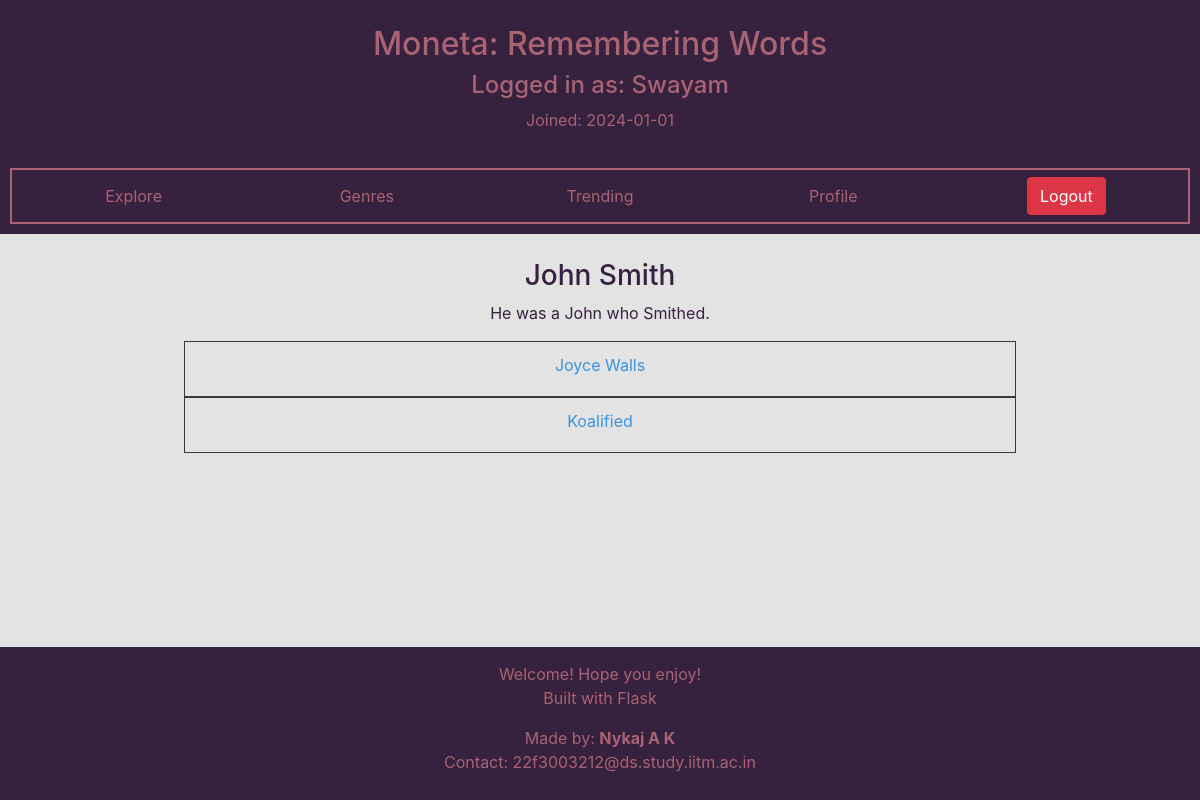
Screenshot of /author/1 (signed in) with the database file from the repository.
### moneta/models.py (models this page shows, shortened)
class User(db.Model,UserMixin):
    __tablename__ = "user"
    id = db.Column(db.Integer,primary_key = True)
    username = db.Column(db.String(20),nullable=False,unique=True)
    password = db.Column(db.String(60),nullable=True)
    email = db.Column(db.String(60),nullable=False,unique=True)
    doj = db.Column(db.DateTime, nullable=False, default = date.today())
    is_librarian = db.Column(db.Integer,nullable = False, default = 0)
    borrowed = db.relationship('Borrow',backref='user',lazy=True)
    returned = db.relationship('Return',backref='user',lazy=True)
    comments = db.relationship('Comment',backref = 'user', lazy=True)
    requested = db.relationship('Requested',backref = 'user', lazy=True)

class Author(db.Model):
    __tablename__ = 'author'
    id = db.Column(db.Integer,primary_key = True)
    name = db.Column(db.String(80), unique = True, nullable = False)
    bio = db.Column(db.Text)
    books = db.relationship('Book',secondary=written,backref = db.backref('authors',lazy='dynamic') )

class Book(db.Model):
    __tablename__ = "book"
    id = db.Column(db.Integer,primary_key = True)
    name = db.Column(db.String(80), unique = True, nullable = False)
    description = db.Column(db.Text)
    ratings = db.relationship('Rating',backref='book',lazy=True)
    comments = db.relationship('Comment',backref = 'book', lazy=True)
    borrowed = db.relationship('Borrow',backref = 'book',lazy=True)
    requested = db.relationship('Requested',backref = 'book',lazy=True)

### moneta/routes.py (the view)
@app.route("/author/<id>")
@normal_user_required
def selected_author(id):
    author = Author.query.filter(id == Author.id).scalar()
    if not author:
        return render_template('user_specific/non_existant.html')
    return render_template('user_specific/author.html',author=author)

### moneta/routes.py (called while the page is built, shortened)
@login_manager.user_loader
def load_user(user_id):
    user = User.query.filter_by(id=user_id).first()
    app.logger.info(f"User {user.username} was loaded!")
    return user

def normal_user_required(fun):
    @wraps(fun)
    def inner(*args,**kwargs):
        if not current_user.is_anonymous and not current_user.is_librarian:
            return fun(*args,**kwargs)
    return inner

### moneta/templates/user_specific/author.html
{% extends "user_specific/dashboard.html" %}
{% block main_body %}
    <div class="container">
        <div class="row">
            <div class="col text-center">
                <h3 class="help-text">{{ author.name }}</h3>
                {% if author.bio %}
                    <p class="help-text">{{ author.bio }}</p>
                {% else %}
                    <p class="help-text">No description yet!</p>
                {% endif %}
            </div>
        </div>
        <div class="row">
            <div class="col text-center">
                {% for book in author.books %}
                        <div class="mx-auto text-center border border-dark p-1" style="width:75%">
                            <h5><a href="{{ url_for('selected_book',id = book.id) }}" class="btn link-text">{{ book.name }}</a></h5>
                        </div>
                {% endfor %}
            </div>
        </div>
    </div>
{% endblock %}

### moneta/templates/user_specific/dashboard.html
{% extends "base_templates/base.html" %}
{% block header_element %}
    <div class="container-flexible" id="header-container">
        <div class="row text-center header-container-element" id="header-container-info">
            <div class="col" id="header-container-info-content">
                <h2 class="header-info-content-text">Moneta: Remembering Words</h2>
                <h4 class="header-info-content-text">Logged in as: {{ current_user.username }} </h4>
                <p class="header-info-content-text">Joined: {{current_user.doj.__str__()[:10:]}}</p>
            </div>
        </div>
        <div class="row text-center header-container-element" id="header-container-links">
            <div class="col header-link-div"><a class="btn header-link" href="{{ url_for('search') }}">Explore</a></div>
            <div class="col header-link-div"><a class="btn header-link" href="{{ url_for('genre') }}">Genres</a></div>
            <div class="col header-link-div"><a class="btn header-link" href="{{ url_for('trending') }}">Trending</a></div>
            <div class="col header-link-div"><a class="btn header-link" href="{{ url_for('home') }}">Profile</a></div>
            <div class="col header-link-div"><a class="btn btn-danger" href="{{ url_for('logout') }}">Logout</a></div>
        </div>
    </div>
{% endblock %}

### moneta/static/custom/global_styles.css (style rules this page uses)
:root { --custom_primary: rgb(57,147,221); --custom_secondary: rgb(84,122,65); --custom_tertiary: rgb(170,99,115); --custom_accent_light: rgb(227,227,227); --custom_accent_dark: rgb(54,33,62); }
body { background-color: var(--custom_accent_light); overflow-x: hidden; min-height: 100vh; display: flex; flex-direction: column; }

### moneta/static/custom/header_styles.css (style rules this page uses)
#header-container { padding: 5px; margin-bottom: 10px; background-color: var(--custom_accent_dark); }
.header-container-element { padding: 5px; margin: 5px; margin-top: 15px; }
.header-link-div { margin: 2px; }
.header-link { color: var(--custom_tertiary); }
.header-info-content-text { color: var(--custom_tertiary); }
#header-container-links { border: 2px solid var(--custom_tertiary); }

### moneta/static/custom/content_text_styles.css (style rules this page uses)
.link-text { color: var(--custom_primary); }
.help-text { color: var(--custom_accent_dark); }

### rows the page displays
User: username "Swayam", doj "2024-01-01"
Author: name "John Smith", bio "He was a John who Smithed."
Book: name "Joyce Walls"
Book: name "Koalified"
